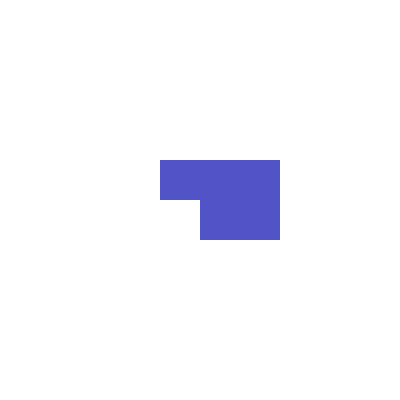
Frame 1 (no input)
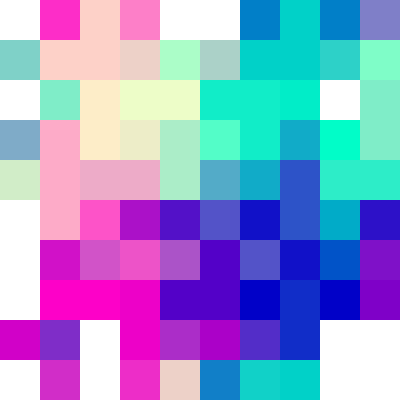
Frame 60 (the mouse pressed at the canvas centre just before this capture)
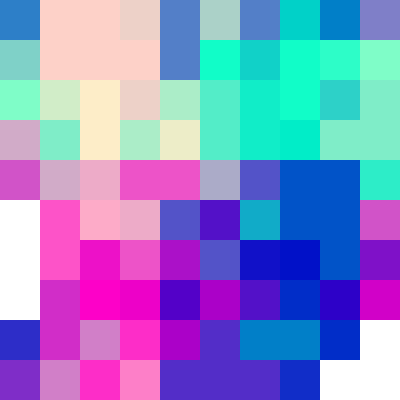
Frame 120 (the mouse held since frame 60 and released just before this capture)

The Processing sketch that drew these frames (run headless with seeded random() and noise(); from frame 60 on, the mouse is pressed at the canvas centre):

// Processing sketch: processing_133607
// ── processing_133607.pde

Square[] squares;        //New list of squares
int pixelsize = 40;      //Square size

void setup() {
  frameRate(10);
  size(400, 400);
  squares = new Square[width/pixelsize];   //number of squares in the list needed to fill a horizontal row
  for (int i = 0; i<squares.length;i++) {  //create squares in the list
    squares[i] = new Square(i, pixelsize);
  }
  background(255);
}



void draw() {
  //drawz squarez
  for (int i = 0; i<squares.length;i++) {
    squares[i].update();
    squares[i].display();
  }
}

class Square {
  //declare them all
  float x; 
  float y; 
  color c;
  float cycleR;
  float cycleG;
  float pixelsize;
  float i;
  boolean isLost;

  //constructor
  Square(float theI, float thePixelsize) {
    i=theI;
    pixelsize=thePixelsize;
    resetPixel(); //set position
  }
  
  //update the pixel
  void update() {
    if (checkLost()) {
      resetPixel();
    }
    changeColor();
    movePixel();
    keepDrawing();
  }
  
  //display the pixel
  void display() {
    noStroke();
    fill(c);
    rect(x, y, this.pixelsize, this.pixelsize);
  }

  //move the pixel
  void movePixel() {
    x  = x + int(random(-2, 2))*this.pixelsize;
    y = y + int(random(-2, 2))*this.pixelsize;
  }

  //is the pixel outside the frame? 
  boolean checkLost() {
    if (this.x < 0-this.pixelsize || this.x > width+this.pixelsize) {
      return true;
    }
    else if (this.y < 0-this.pixelsize || this.y > height+this.pixelsize) {
      return true;
    }
    else {
      return false;
    }
  }
  
  //change the color of the pixel in relation to position
  void changeColor() {
    cycleR = map(sin(radians(this.x)), -1, 1, 0, 255);
    cycleG = map(sin(radians(this.y)), -1, 1, 0, 255);
    c = color(cycleR, cycleG, 200);
  } 
  
  //reset location of pixel (if it goes outside the frame)
  void resetPixel() {
    this.x = height/2;
    this.y = height/2;
  }
  
  //keep drawing until all pixels are not white. 
  void keepDrawing() {
    loadPixels();
    for (int i = 0; i < (width*height); i++) {
      if (pixels[i] == color(255)) {
        return;
      }
    }
    noLoop();
  }
  
  
}
